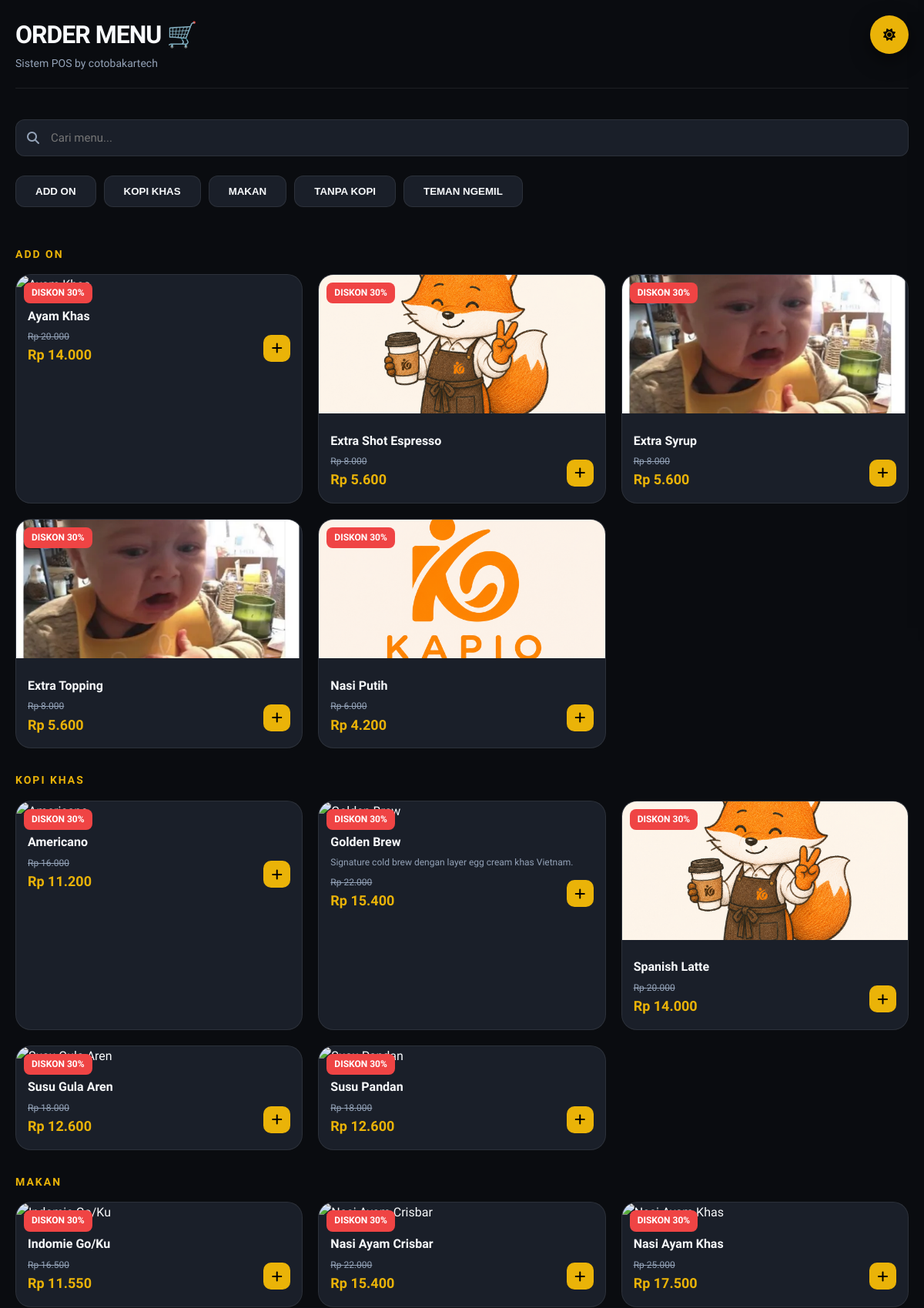
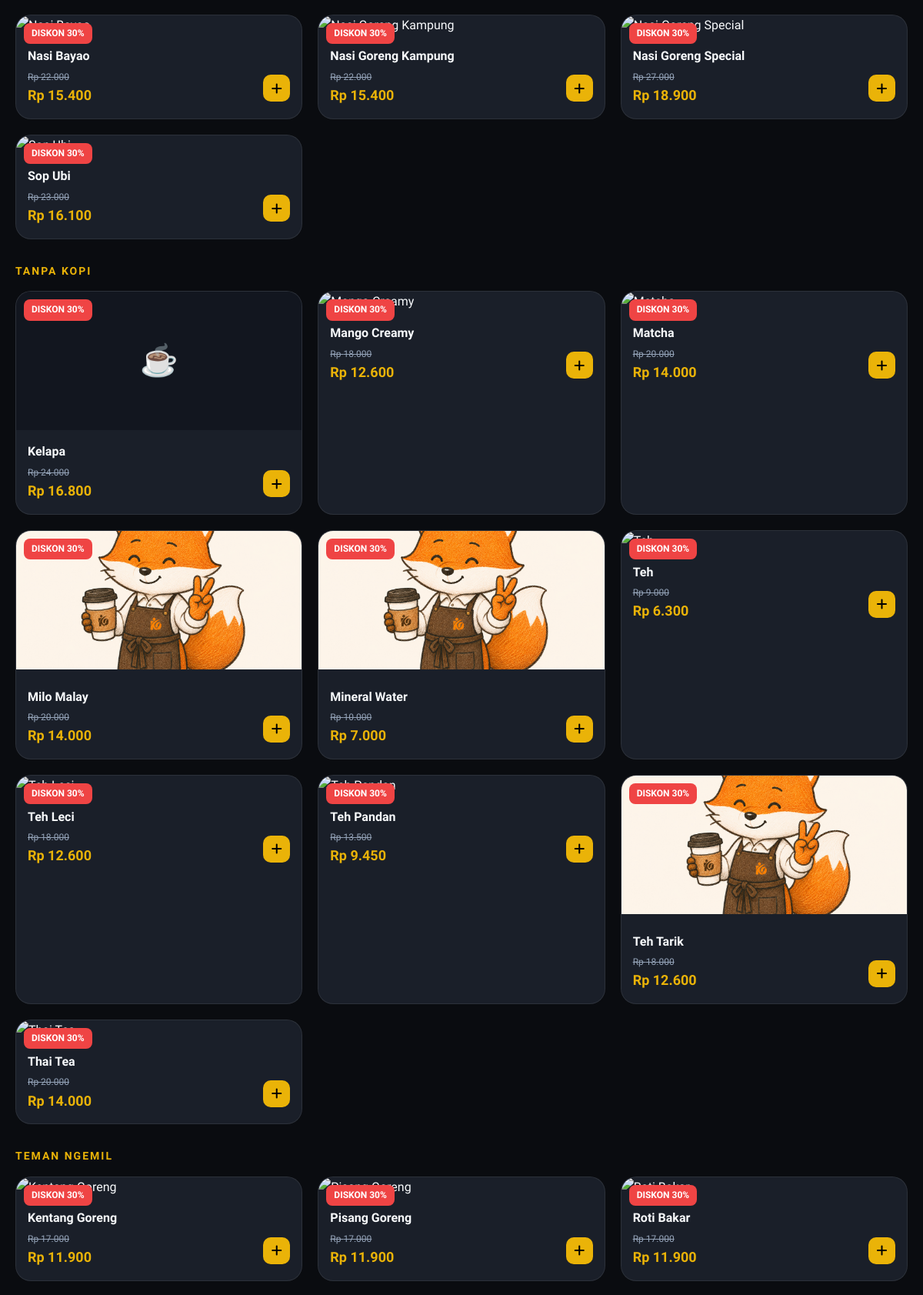
The page / (signed in, upper part) on the database its author committed (2 pictures, top to bottom).
### tables this page shows
CREATE TABLE menus (
            id INTEGER PRIMARY KEY AUTOINCREMENT,
            nama TEXT,
            harga INTEGER,
            kategori TEXT,
            gambar TEXT,
            has_opt INTEGER DEFAULT 0,
            topping TEXT,
            harga_topping TEXT,
            use_ppn INTEGER DEFAULT 1,
            show_on_tv INTEGER DEFAULT 0
        , diskon INTEGER DEFAULT 0, has_note INTEGER DEFAULT 0, has_variant INTEGER DEFAULT 0, variant_nama TEXT, variant_list TEXT, variants_json TEXT, deskripsi TEXT);

### app.py (the view)
@app.route('/')
@login_required
def index():
    conn = get_db_connection()
    menus = conn.execute("SELECT * FROM menus ORDER BY kategori, nama").fetchall()
    conn.close()
    return render_template('index.html', menus=menus)

### app.py (called while the page is built)
def get_db_connection():
    conn = sqlite3.connect(DATABASE)
    conn.row_factory = sqlite3.Row
    return conn

def login_required(f):
    @wraps(f)
    def decorated_function(*args, **kwargs):
        if 'user' not in session:
            return redirect(url_for('login'))
        return f(*args, **kwargs)
    return decorated_function

### templates/index.html (shortened to what this page needs)
<!DOCTYPE html>
<html lang="id" data-theme="dark">
<head>
    <link rel="stylesheet" href="{{ url_for('static', filename='css/style.css') }}">
    <link rel="stylesheet" href="https://cdnjs.cloudflare.com/ajax/libs/font-awesome/6.4.0/css/all.min.css">
</head>
<body class="page-waiter">
    <div class="theme-toggle glow-accent" onclick="toggleTheme()"
        style="top: 20px; bottom: auto; left: auto; right: 20px;">
        <i class="fas fa-sun" id="themeIcon"></i>
    </div>
    <div class="container">
        <header class="header"
            style="margin-bottom: 40px; border-bottom: 1px solid var(--border); padding-bottom: 20px;">
            <div>
                <h1 style="font-weight: 800; letter-spacing: -1px; font-size: 32px;">ORDER MENU 🛒</h1>
                <p style="color: var(--text-secondary); font-size: 14px;">Sistem POS by cotobakartech</p>
            </div>
        </header>
        <div class="search-bar">
            <i class="fas fa-search"></i>
            <input type="text" id="searchInput" placeholder="Cari menu..." onkeyup="filterMenu()">
        </div>
        <form action="/order" method="POST" id="orderForm">
            {% set cats = menus | map(attribute='kategori') | unique | list | sort %}
            <div style="display: flex; gap: 10px; overflow-x: auto; padding-bottom: 20px; margin-bottom: 20px;"
                class="hide-scrollbar">
                {% for cat in cats %}
                <button type="button" class="btn btn-secondary" style="white-space: nowrap; padding: 12px 25px;"
                    onclick="scrollToCat('cat-{{ loop.index }}')">{{ cat }}</button>
                {% endfor %}
            </div>
            {% for cat in cats %}
            <h2 id="cat-{{ loop.index }}"
                style="font-size: 14px; text-transform: uppercase; letter-spacing: 2px; color: var(--accent); margin: 30px 0 15px 0;">
                {{ cat }}</h2>
            <div class="menu-grid">
                {% for m in menus if m.kategori == cat %}
                <div class="menu-card glass" data-name="{{ m.nama | lower }}" onclick="clickAdd(this)"
                    data-id="{{ m.id }}" data-nama="{{ m.nama }}" data-harga="{{ m.harga }}" data-opt="{{ m.has_opt }}"
                    data-diskon="{{ m.diskon }}" data-note="{{ m.has_note }}" data-hasvar="{{ m.has_variant }}"
                    data-varjson='{{ m.variants_json | safe if m.variants_json else "[]" }}'>
                    {% if m.diskon > 0 %}
                    <div
                        style="position: absolute; top: 10px; left: 10px; background: #ef4444; color: white; padding: 4px 10px; border-radius: 8px; font-weight: 800; font-size: 12px; z-index: 10;">
                        DISKON {{ m.diskon }}%
                    </div>
                    {% endif %}
                    {% if m.gambar %}
                    <img src="{{ url_for('static', filename='menu/' + m.gambar) }}" alt="{{ m.nama }}">
                    {% else %}
                    <div
                        style="height: 180px; background: var(--bg-secondary); display: flex; align-items: center; justify-content: center; font-size: 40px;">
                        ☕</div>
                    {% endif %}
                    <div class="content">
                        <h3 style="font-size: 16px; font-weight: 700; margin-bottom: 5px;">{{ m.nama }}</h3>
                        {% if m.deskripsi %}
                        <p style="font-size: 12px; color: var(--text-secondary); margin-bottom: 8px; line-height: 1.4;">{{ m.deskripsi }}</p>
                        {% endif %}
                        <div style="display: flex; justify-content: space-between; align-items: center;">
                            <div style="display: flex; flex-direction: column;">
                                {% if m.diskon > 0 %}
                                <span
                                    style="font-size: 12px; color: var(--text-secondary); text-decoration: line-through;">Rp
                                    {{ "{:,.0f}".format(m.harga).replace(",", ".") }}</span>
                                <span class="price">Rp {{ "{:,.0f}".format(m.harga * (100 - m.diskon) /
                                    100).replace(",", ".") }}</span>
                                {% else %}
                                <span class="price">Rp {{ "{:,.0f}".format(m.harga).replace(",", ".") }}</span>
                                {% endif %}
                            </div>
                            <div
                                style="background: var(--accent); color: #000; width: 35px; height: 35px; border-radius: 10px; display: flex; align-items: center; justify-content: center;">
                                <i class="fas fa-plus"></i>
                            </div>
                        </div>
                    </div>
                </div>
                {% endfor %}
            </div>
            {% endfor %}
        </form>
    </div>
</body>
</html>

### static/css/style.css (style rules this page uses)
:root { --bg-main: #0a0c10; --bg-secondary: #12161f; --surface: #1a1f29; --surface-hover: #252b38; --accent: #eab308; --accent-glow: rgba(234, 179, 8, 0.3); --text-primary: #f8fafc; --text-secondary: #94a3b8; --border: rgba(255, 255, 255, 0.08); --glass: rgba(255, 255, 255, 0.03); --shadow-sm: 0 2px 8px rgba(0, 0, 0, 0.4); --shadow-md: 0 8px 24px rgba(0, 0, 0, 0.5); --shadow-lg: 0 16px 48px rgba(0, 0, 0, 0.6); }
* { margin: 0; padding: 0; box-sizing: border-box; transition: background-color 0.3s ease, color 0.3s ease, border-color 0.3s ease, box-shadow 0.3s ease; }
body { font-family: 'Plus Jakarta Sans', sans-serif; background-color: var(--bg-main); color: var(--text-primary); line-height: 1.6; overflow-x: hidden; -webkit-font-smoothing: antialiased; }
.glass { background: var(--glass); backdrop-filter: blur(12px); -webkit-backdrop-filter: blur(12px); border: 1px solid var(--border); }
.glow-accent { box-shadow: 0 0 20px var(--accent-glow); }
.container { max-width: 1400px; margin: 0 auto; padding: 20px; }
.btn { display: inline-flex; align-items: center; justify-content: center; gap: 8px; padding: 12px 24px; border-radius: 12px; font-weight: 600; cursor: pointer; border: none; transition: all 0.2s cubic-bezier(0.4, 0, 0.2, 1); }
.btn-secondary { background: var(--surface); color: var(--text-primary); border: 1px solid var(--border); }
input, select, textarea { width: 100%; padding: 14px; background: var(--surface); border: 1px solid var(--border); border-radius: 12px; color: var(--text-primary); font-family: inherit; font-size: 15px; outline: none; }
.page-waiter .header { display: flex; justify-content: space-between; align-items: center; margin-bottom: 30px; }
.page-waiter .search-bar { position: relative; margin-bottom: 25px; }
.page-waiter .search-bar i { position: absolute; left: 15px; top: 50%; transform: translateY(-50%); color: var(--text-secondary); }
.page-waiter .search-bar input { padding-left: 45px; }
.page-waiter .menu-grid { display: grid; grid-template-columns: repeat(auto-fill, minmax(280px, 1fr)); gap: 20px; }
.menu-card { background: var(--surface); border: 1px solid var(--border); border-radius: 20px; overflow: hidden; transition: all 0.3s ease; cursor: pointer; }
.menu-card img { width: 100%; height: 180px; object-fit: cover; }
.menu-card .content { padding: 15px; }
.menu-card .price { font-size: 18px; font-weight: 800; color: var(--accent); }
.theme-toggle { position: fixed; bottom: 30px; left: 30px; width: 50px; height: 50px; border-radius: 50%; background: var(--accent); color: #000; display: flex; align-items: center; justify-content: center; cursor: pointer; box-shadow: var(--shadow-md); z-index: 1000; }

### rows shown on the page
menus: kategori "ADD ON", diskon "30", nama "Ayam Khas", harga "20.000", harga+diskon "14.000"
menus: kategori "KOPI KHAS", diskon "30", nama "Americano", harga "16.000", harga+diskon "11.200"
menus: kategori "MAKAN", diskon "30", nama "Indomie Go/Ku", harga "16.500", harga+diskon "11.550"
menus: kategori "TANPA KOPI", diskon "30", nama "Kelapa", harga "24.000", harga+diskon "16.800"
menus: kategori "TEMAN NGEMIL", diskon "30", nama "Kentang Goreng", harga "17.000", harga+diskon "11.900"
menus: diskon "30", gambar (picture), nama "Extra Shot Espresso", harga "8.000", harga+diskon "5.600"
menus: diskon "30", gambar (picture), nama "Extra Syrup", harga "8.000", harga+diskon "5.600"
menus: diskon "30", gambar (picture), nama "Extra Topping", harga "8.000", harga+diskon "5.600"
menus: diskon "30", gambar (picture), nama "Nasi Putih", harga "6.000", harga+diskon "4.200"
menus: diskon "30", nama "Golden Brew", deskripsi "Signature cold brew dengan layer egg cream khas Vietnam.", harga "22.000", harga+diskon "15.400"
menus: diskon "30", gambar (picture), nama "Spanish Latte", harga "20.000", harga+diskon "14.000"
menus: diskon "30", nama "Susu Gula Aren", harga "18.000", harga+diskon "12.600"
menus: diskon "30", nama "Susu Pandan", harga "18.000", harga+diskon "12.600"
menus: diskon "30", nama "Nasi Ayam Crisbar", harga "22.000", harga+diskon "15.400"
menus: diskon "30", nama "Nasi Ayam Khas", harga "25.000", harga+diskon "17.500"
menus: diskon "30", nama "Nasi Bayao", harga "22.000", harga+diskon "15.400"
menus: diskon "30", nama "Nasi Goreng Kampung", harga "22.000", harga+diskon "15.400"
menus: diskon "30", nama "Nasi Goreng Special", harga "27.000", harga+diskon "18.900"
menus: diskon "30", nama "Sop Ubi", harga "23.000", harga+diskon "16.100"
menus: diskon "30", nama "Mango Creamy", harga "18.000", harga+diskon "12.600"
menus: diskon "30", nama "Matcha", harga "20.000", harga+diskon "14.000"
menus: diskon "30", gambar (picture), nama "Milo Malay", harga "20.000", harga+diskon "14.000"
menus: diskon "30", gambar (picture), nama "Mineral Water", harga "10.000", harga+diskon "7.000"
menus: diskon "30", nama "Teh", harga "9.000", harga+diskon "6.300"
menus: diskon "30", nama "Teh Leci", harga "18.000", harga+diskon "12.600"
menus: diskon "30", nama "Teh Pandan", harga "13.500", harga+diskon "9.450"
menus: diskon "30", gambar (picture), nama "Teh Tarik", harga "18.000", harga+diskon "12.600"
menus: diskon "30", nama "Thai Tea", harga "20.000", harga+diskon "14.000"
menus: diskon "30", nama "Pisang Goreng", harga "17.000", harga+diskon "11.900"
menus: diskon "30", nama "Roti Bakar", harga "17.000", harga+diskon "11.900"
